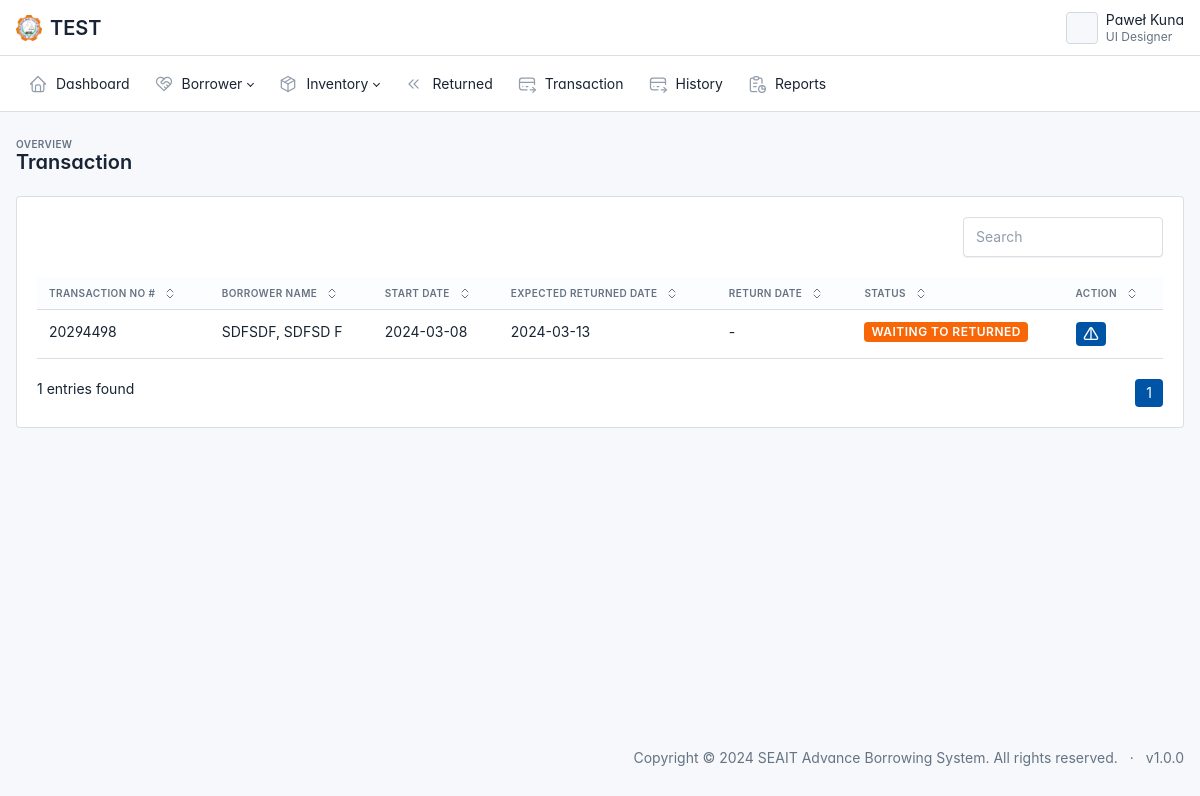
Screenshot of /admin/transaction.php (signed in) with the database file from the repository.
### tables this page shows
CREATE TABLE IF NOT EXISTS `tbl_transaction_header` (
  `transaction_no` int NOT NULL,
  `borrower_id` varchar(100) NOT NULL,
  `start_date` date NOT NULL DEFAULT '0000-00-00',
  `expected_return_date` date NOT NULL DEFAULT '0000-00-00',
  `return_date` date NOT NULL DEFAULT '0000-00-00',
  `status` int DEFAULT '6',
  `date_created` datetime NOT NULL DEFAULT CURRENT_TIMESTAMP,
  PRIMARY KEY (`transaction_no`),
  KEY `fk_head_borrower_id` (`borrower_id`)
);

### admin/transaction.php (shortened to what this page needs)
<?php
include '../connection.php';
?>
<!doctype html>
<html lang="en">
<?php include '../components/head.php' ?>
<body class=" layout-fluid">
  <div class="page">
    <?php include '../components/navbar.php' ?>
    <?php include '../components/sidebar.php' ?>
    <div class="page-wrapper">
      <div class="page-header d-print-none">
        <div class="container-xl">
          <div class="row g-2 align-items-center">
            <div class="col">
              <div class="page-pretitle">
                Overview
              </div>
              <h2 class="page-title">
                Transaction
              </h2>
            </div>
          </div>
        </div>
      </div>
      <div class="page-body">
        <div class="container-xl">
          <div class="card">
            <div class="card-body">
              <div id="listjs">
                <div class="d-flex align-items-center justify-content-between">
                  <div class="flex-shrink-0">
                    <input class="form-control listjs-search" id="search-input" placeholder="Search" style="max-width: 200px;" />
                  </div>
                </div>
                <br>
                <div id="table-default" class="table-responsive">
                  <table class="table" id="tables">
                    <thead>
                      <tr>
                        <th>
                          <button class="table-sort" data-sort="sort-id">
                            Transaction No #
                          </button>
                        </th>
                        <th>
                          <button class="table-sort" data-sort="sort-department">
                            Borrower Name
                          </button>
                        </th>
                        <th>
                          <button class="table-sort" data-sort="sort-status">
                            Start Date
                          </button>
                        </th>
                        <th>
                          <button class="table-sort" data-sort="sort-status">
                            Expected Returned Date
                          </button>
                        </th>
                        <th>
                          <button class="table-sort" data-sort="sort-status">
                            Return Date
                          </button>
                        </th>
                        <th>
                          <button class="table-sort" data-sort="sort-status">
                            Status
                          </button>
                        </th>
                        <th>
                          <button class="table-sort">
                            Action
                          </button>
                        </th>
                      </tr>
                    </thead>
                    <tbody class="table-tbody">
                      <?php
                      $sql = "SELECT
                      CONCAT(
                          b.first_name,
                          ', ',
                          b.last_name,
                          ' ',
                          LEFT(b.middle_name, 1)
                      ) AS borrower_name,
                      a.transaction_no,
                      a.start_date,
                      a.expected_return_date,
                      a.return_date,
                      a.status
                  FROM
                      tbl_transaction_header a
                  INNER JOIN tbl_borrower b ON
                      a.borrower_id = b.borrower_id
                  WHERE a.status IN(1,2,3,6)
                  ORDER BY
                      a.date_created
                  DESC";
                      $rs = $conn->query($sql);
                      foreach ($rs as $row) { ?>
                        <tr>
                          <td class="sort-id"><?php echo $row['transaction_no'] ?></td>
                          <td class="sort-department text-capitalize"><?php echo $row['borrower_name'] ?></td>
                          <td class="sort-department text-capitalize">
                            <?php
                            if ($row['start_date'] == '0000-00-00') {
                              echo '-';
                            } else {
                              echo $row['start_date'];
                            }
                            ?>
                          </td>
                          <td class="sort-returndate text-capitalize">
                            <?php
                            if ($row['expected_return_date'] == '0000-00-00') {
                              echo '-';
                            } else {
                              echo $row['expected_return_date'];
                            }
                            ?>
                          </td>
                          <td class="sort-returnedate text-capitalize">
                            <?php
                            if ($row['return_date'] == '0000-00-00') {
                              echo '-';
                            } else {
                              echo $row['return_date'];
                            }
                            ?>
                          </td>
                          <td class="sort-status">
                            <?php
                            if ($row['status'] == 1) {
                              echo '<span class="badge badge-sm bg-info text-uppercase ms-auto text-white">Partially Returned</span>';
                            } else if ($row['status'] == 2) {
                              echo '<span class="badge badge-sm bg-warning text-uppercase ms-auto text-white">Waiting to Returned</span>';
                            } else if ($row['status'] == 3) {
                              echo '<span class="badge badge-sm bg-teal text-uppercase ms-auto text-white">Waiting to Claim</span>';
                            } else if ($row['status'] == 6) {
                              echo '<span class="badge badge-sm bg-secondary text-uppercase ms-auto text-white">For Approval</span>';
                            }
                            ?>
                          </td>
                          <td>
                            <a href="#" class="badge bg-primary details text-decoration-none" title="View Details">
                            </a>
                          </td>
                        </tr>
                      <?php } ?>
                    </tbody>
                  </table>
                  <br>
                  <div class="btn-toolbar">
                    <p class="mb-0" id="listjs-showing-items-label">Showing 0 items</p>
                    <ul class="pagination ms-auto mb-0"></ul>
                  </div>
                </div>
              </div>
            </div>
          </div>
        </div>
      </div>
      <?php include '../components/footer.php' ?>
    </div>
  </div>
</body>
</html>

### components/head.php (style rules this page uses)
:root { --tblr-font-sans-serif: 'Inter Var', -apple-system, BlinkMacSystemFont, San Francisco, Segoe UI, Roboto, Helvetica Neue, sans-serif; }
body { font-feature-settings: "cv03", "cv04", "cv11"; }

### rows the page displays
tbl_transaction_header: transaction_no "20294498", borrower_name "SDFSDF, SDFSD F", start_date "2024-03-08", expected_return_date "2024-03-13", status "WAITING TO RETURNED"
